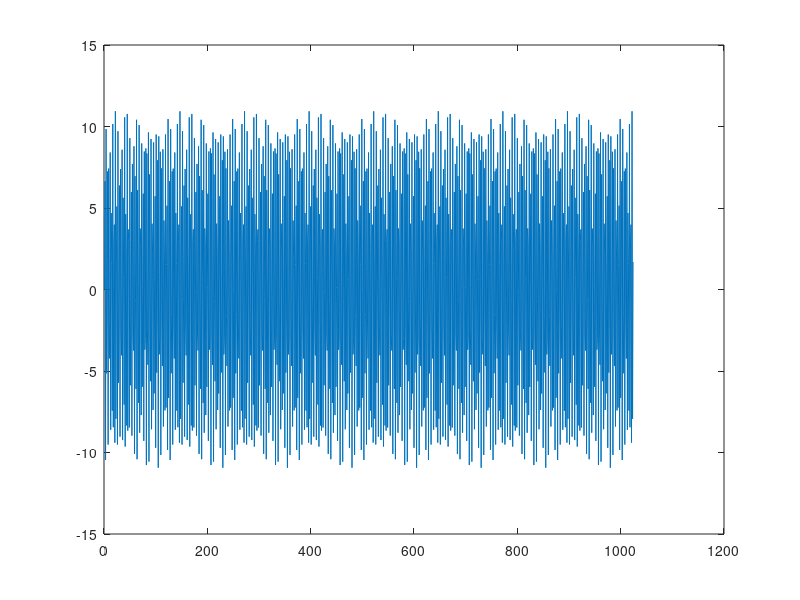
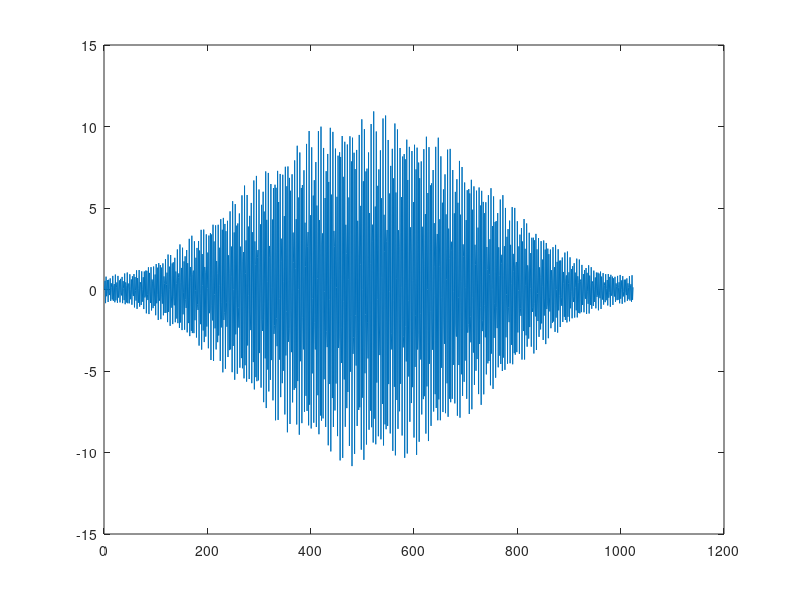
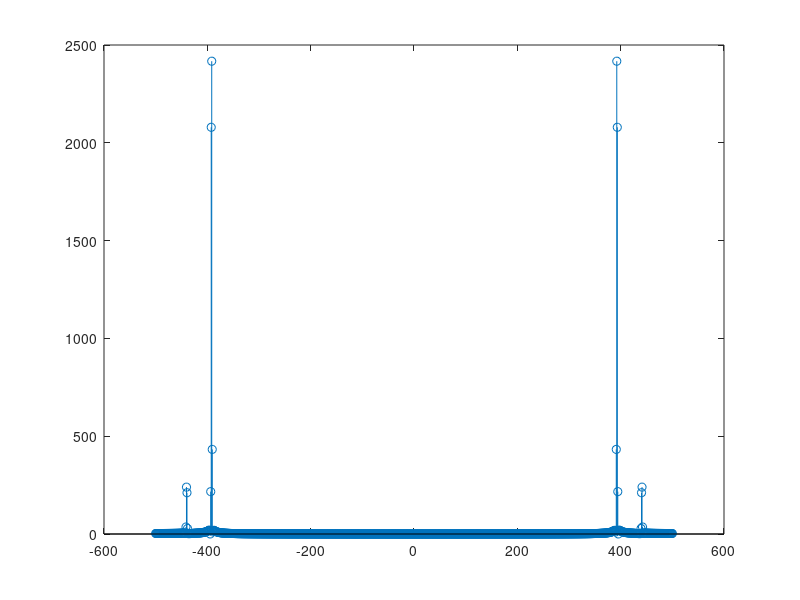

The MATLAB source for these figures, in order:

  load('notes_signal_long.mat');
  N = length(notes_signal);
  figure;
  plot(notes_signal);

  coef = fft(notes_signal);

  x = fs / N * linspace(-N/2, N/2, N);


  notes_signal = hamming(N)' .* notes_signal;
  figure;
  plot(notes_signal);
  coef1 = fft(notes_signal);
  N = length(notes_signal);
  x = fs / N * linspace(-N/2, N/2, N);

  figure;
  stem(x, abs(fftshift(coef1)));

  
  #sound(notes_signal);
  
  #rtl rts signal processing